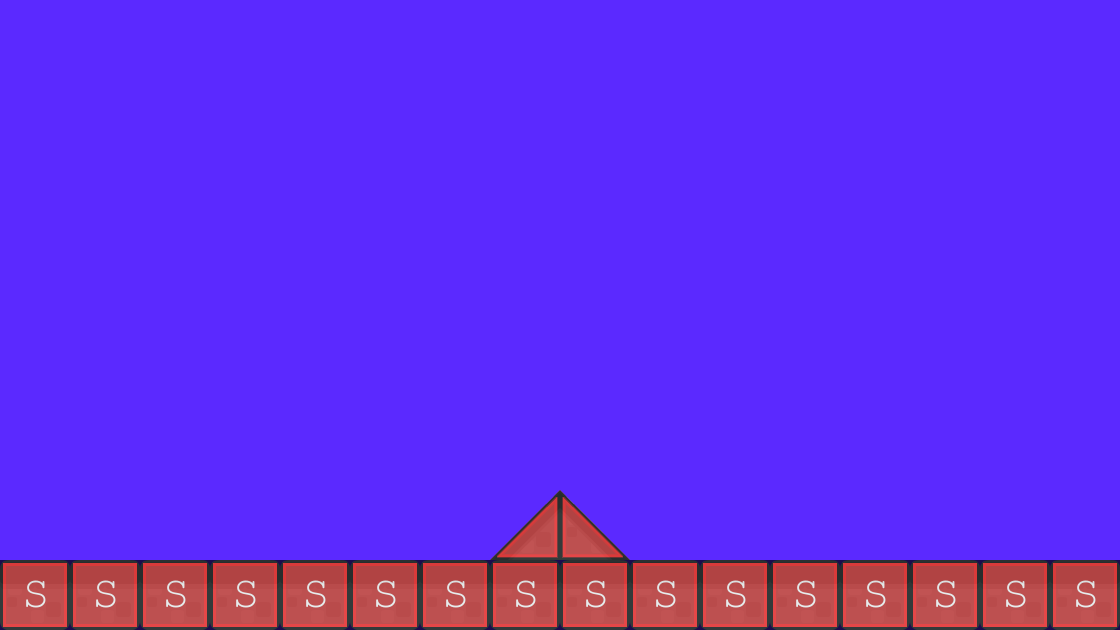

Tiled map render using the project's own tile images. Description and the map definition, with tile-layer contents summarised, below:
An orthogonal 16x9 tile map with 70x70 px tiles, 2 tile layers (background1, collision), 2 tilesets and 2 objects (EnemyBase, PlayerBase).

<map version="1.0" orientation="orthogonal" width="16" height="9" tilewidth="70" tileheight="70" backgroundcolor="#5b29ff">
 <tileset firstgid="1" name="background-tiles" tilewidth="70" tileheight="70">
  <image source="../img/background-tiles.png" width="910" height="910" />
 </tileset>
 <tileset firstgid="170" name="meta-tiles" tilewidth="70" tileheight="70">
  <image source="../img/meta-tiles.png" width="350" height="70" />
  <tile id="1">
   <properties>
    <property name="type" value="lslope" />
   </properties>
  </tile>
  <tile id="3">
   <properties>
    <property name="type" value="rslope" />
   </properties>
  </tile>
  <tile id="4">
   <properties>
    <property name="type" value="solid" />
   </properties>
  </tile>
 </tileset>
 <layer name="background1" width="16" height="9">
  <data>[144 cells, 18 non-empty, 3 distinct tile ids]</data>
 </layer>
 <layer name="collision" width="16" height="9" opacity="0.7">
  <data>[144 cells, 18 non-empty, 3 distinct tile ids]</data>
 </layer>
 <objectgroup name="BaseEntities" width="0" height="0">
  <object name="EnemyBase" x="908" y="414" width="68" height="146">
   <properties>
    <property name="EnemyBase" value="" />
   </properties>
  </object>
  <object name="PlayerBase" x="138" y="414" width="70" height="146">
   <properties>
    <property name="PlayerBase" value="" />
   </properties>
  </object>
 </objectgroup>
</map>
